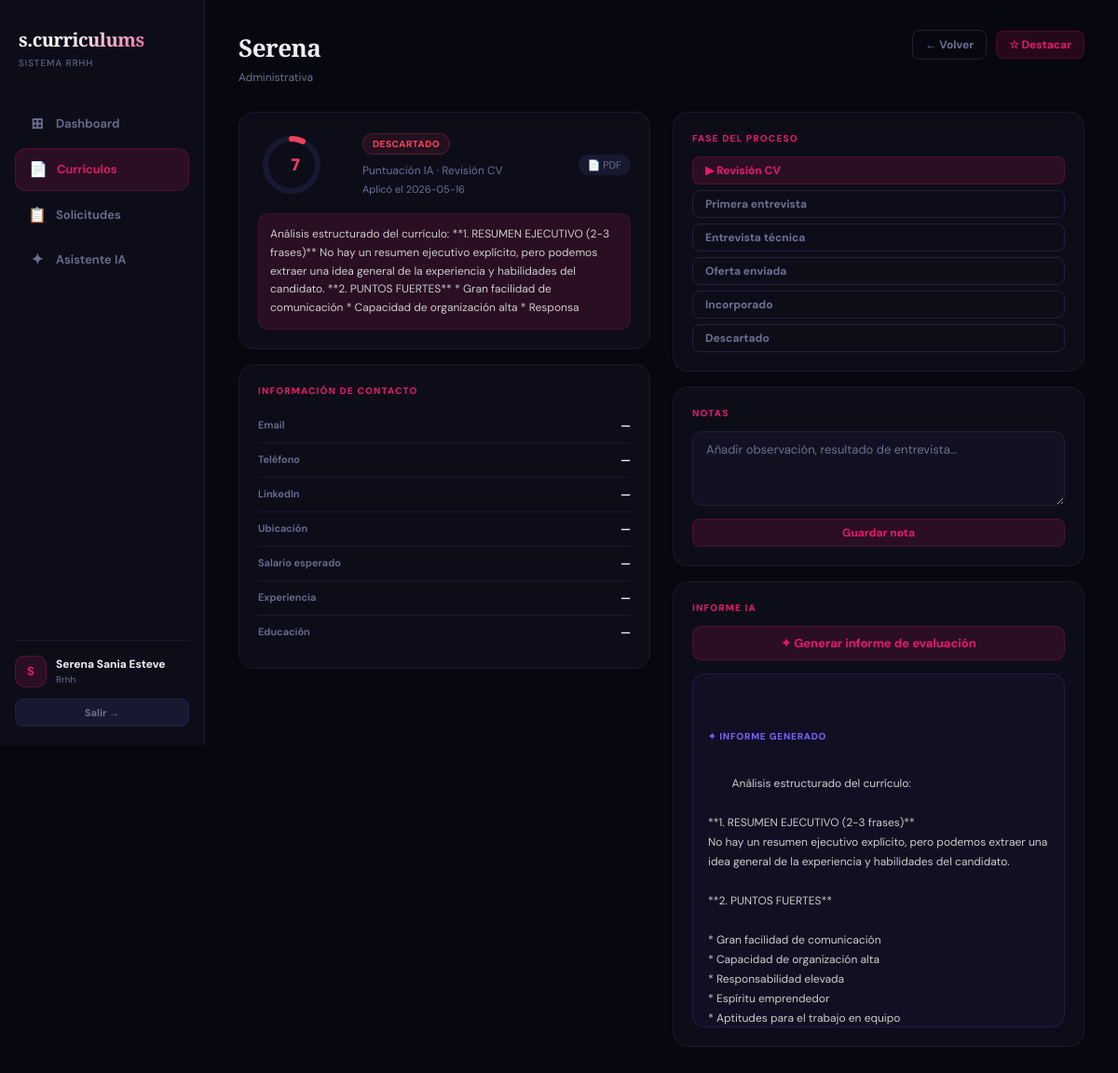
The app's page /curriculos/8 (signed in) with its own data.
### tables this page shows
CREATE TABLE candidates (
        id INTEGER PRIMARY KEY AUTOINCREMENT,
        user_id INTEGER NOT NULL,
        name TEXT NOT NULL,
        position TEXT NOT NULL,
        email TEXT,
        phone TEXT,
        linkedin TEXT,
        location TEXT,
        salary TEXT,
        experience TEXT,
        education TEXT,
        skills TEXT,
        summary TEXT,
        score INTEGER DEFAULT 0,
        status TEXT DEFAULT 'revisar',
        phase TEXT DEFAULT 'Revisión CV',
        notes TEXT DEFAULT '',
        starred INTEGER DEFAULT 0,
        pdf_path TEXT,
        ai_report TEXT,
        applied_date TEXT DEFAULT CURRENT_DATE,
        created_at TEXT DEFAULT CURRENT_TIMESTAMP,
        FOREIGN KEY(user_id) REFERENCES users(id)
    );

### app.py (the view)
@app.route("/curriculos/<int:cv_id>")
@login_required
def cv_detail(cv_id):
    conn = get_db()
    cv = conn.execute("SELECT * FROM candidates WHERE id=? AND user_id=?",
                      (cv_id, session["user_id"])).fetchone()
    conn.close()
    if not cv:
        return redirect(url_for("curriculos"))
    return render_template("cv_detail.html", cv=cv)

### app.py (called while the page is built)
def get_db():
    conn = sqlite3.connect(DB_PATH)
    conn.row_factory = sqlite3.Row
    return conn

def login_required(f):
    @wraps(f)
    def decorated(*args, **kwargs):
        if "user_id" not in session:
            return redirect(url_for("login"))
        return f(*args, **kwargs)
    return decorated

### templates/cv_detail.html (shortened to what this page needs)
{% extends "base.html" %}
{% block page_title %}{{ cv.name }}{% endblock %}
{% block page_sub %}{{ cv.position }}{% endblock %}
{% block top_actions %}
  <a href="{{ url_for('curriculos') }}" class="btn btn-muted btn-sm">← Volver</a>
  <button class="btn btn-ghost btn-sm" onclick="toggleStar()" id="starBtn">
    {% if cv.starred %}★ Destacado{% else %}☆ Destacar{% endif %}
  </button>
{% endblock %}
{% block content %}
<div class="grid-2" style="gap:24px;align-items:start">
  <div>
    <div class="card" style="margin-bottom:16px">
      <div style="display:flex;gap:20px;align-items:center">
        {% set sc = "#00C48C" if cv.score >= 80 else "#F5A623" if cv.score >= 60 else "#FF4060" %}
        <svg width="72" height="72" style="flex-shrink:0;transform:rotate(-90deg)">
          <circle cx="36" cy="36" r="28" fill="none" stroke="var(--faint)" stroke-width="6"/>
          <circle cx="36" cy="36" r="28" fill="none" stroke="{{ sc }}" stroke-width="6"
            stroke-dasharray="{{ (cv.score/100)*175.9 }} 175.9" stroke-linecap="round"/>
        </svg>
        <div style="position:relative;margin-left:-88px;width:72px;text-align:center">
          <div style="font-size:18px;font-weight:900;color:{{ sc }};line-height:72px">{{ cv.score }}</div>
        </div>
        <div style="margin-left:16px">
          <span class="badge badge-{{ cv.status }}" style="margin-bottom:8px;display:inline-block">{{ cv.status }}</span>
          <div style="font-size:12px;color:var(--muted)">Puntuación IA · {{ cv.phase }}</div>
          <div style="font-size:11px;color:var(--muted);margin-top:3px">Aplicó el {{ cv.applied_date }}</div>
        </div>
        {% if cv.pdf_path %}
        <span style="margin-left:auto;font-size:11px;color:var(--muted);background:var(--faint);padding:3px 10px;border-radius:20px">📄 PDF</span>
        {% endif %}
      </div>
      {% if cv.summary %}
      <div style="margin-top:16px;background:var(--pink-dim);border:1px solid #E8186D20;border-radius:10px;padding:12px;font-size:12px;color:#ccc;line-height:1.65">
        {{ cv.summary }}
      </div>
      {% endif %}
    </div>
    <div class="card" style="margin-bottom:16px">
      <div class="section-label" style="margin-top:0">Información de contacto</div>
      <div class="detail-row"><span class="detail-row-label">Email</span><span class="detail-row-value">{{ cv.email or '—' }}</span></div>
      <div class="detail-row"><span class="detail-row-label">Teléfono</span><span class="detail-row-value">{{ cv.phone or '—' }}</span></div>
      <div class="detail-row"><span class="detail-row-label">LinkedIn</span><span class="detail-row-value">{{ cv.linkedin or '—' }}</span></div>
      <div class="detail-row"><span class="detail-row-label">Ubicación</span><span class="detail-row-value">{{ cv.location or '—' }}</span></div>
      <div class="detail-row"><span class="detail-row-label">Salario esperado</span><span class="detail-row-value">{{ cv.salary or '—' }}</span></div>
      <div class="detail-row"><span class="detail-row-label">Experiencia</span><span class="detail-row-value">{{ cv.experience or '—' }}</span></div>
      <div class="detail-row" style="border:none"><span class="detail-row-label">Educación</span><span class="detail-row-value">{{ cv.education or '—' }}</span></div>
    </div>
  </div>
  <div>
    <div class="card" style="margin-bottom:16px">
      <div class="section-label" style="margin-top:0">Fase del proceso</div>
      <div style="display:flex;flex-direction:column;gap:6px">
        {% set phases = ["Revisión CV","Primera entrevista","Entrevista técnica","Oferta enviada","Incorporado","Descartado"] %}
        {% for phase in phases %}
        <button onclick="changePhase('{{ phase }}')"
          class="btn {% if cv.phase == phase %}btn-ghost{% else %}btn-muted{% endif %} btn-sm"
          style="text-align:left;justify-content:flex-start">
          {% if cv.phase == phase %}▶ {% endif %}{{ phase }}
        </button>
        {% endfor %}
      </div>
    </div>
    <div class="card" style="margin-bottom:16px">
      <div class="section-label" style="margin-top:0">Notas</div>
      <textarea id="noteText" class="form-control" rows="3" placeholder="Añadir observación, resultado de entrevista…">{{ cv.notes or '' }}</textarea>
      <button onclick="saveNote()" class="btn btn-ghost btn-sm btn-full" style="margin-top:8px">Guardar nota</button>
    </div>
    <div class="card">
      <div class="section-label" style="margin-top:0">Informe IA</div>
      <button id="reportBtn" onclick="generateReport()" class="btn btn-ghost btn-full">
        ✦ Generar informe de evaluación
      </button>
      {% if cv.ai_report %}
      <div class="ai-box" style="margin-top:14px">
        <div class="ai-box-label">✦ Informe generado</div>
        {{ cv.ai_report }}
      </div>
      {% else %}
      <div id="aiReportBox" style="display:none" class="ai-box">
        <div class="ai-box-label">✦ Informe IA</div>
        <div id="aiReportText"></div>
      </div>
      {% endif %}
    </div>
  </div>
</div>
{% endblock %}

### static/css/main.css (style rules this page uses)
:root { --bg: #07070f; --surface: #0d0d1a; --surface2: #111122; --border: #181830; --border2: #20203a; --pink: #E8186D; --pink-dim: #E8186D22; --green: #00C48C; --yellow: #F5A623; --red: #FF4060; --purple: #7B61FF; --blue: #38BDF8; --text: #eef0f6; --muted: #6b7090; --faint: #181830; }
* { margin: 0; padding: 0; box-sizing: border-box; }
body { background: var(--bg); color: var(--text); font-family: 'DM Sans', sans-serif; font-size: 14px; line-height: 1.5; -webkit-font-smoothing: antialiased; }
.card { background: var(--surface); border: 1px solid var(--border); border-radius: 16px; padding: 20px; transition: border-color 0.2s; }
.grid-2 { display: grid; grid-template-columns: 1fr 1fr; gap: 16px; }
.badge { display: inline-flex; align-items: center; padding: 3px 10px; border-radius: 20px; font-size: 10px; font-weight: 800; letter-spacing: 0.5px; text-transform: uppercase; white-space: nowrap; }
.badge-descartado { background: #FF406018; color: var(--red); border: 1px solid #FF406030; }
.btn { display: inline-flex; align-items: center; justify-content: center; gap: 6px; padding: 9px 18px; border-radius: 10px; font-size: 13px; font-weight: 700; cursor: pointer; text-decoration: none; border: none; font-family: 'DM Sans', sans-serif; transition: opacity 0.15s, transform 0.1s; white-space: nowrap; }
.btn-ghost { background: var(--pink-dim); color: var(--pink); border: 1px solid #E8186D33; }
.btn-muted { background: transparent; color: var(--muted); border: 1px solid var(--border2); }
.btn-sm { padding: 6px 13px; font-size: 12px; border-radius: 8px; }
.btn-full { width: 100%; }
.form-control { background: var(--surface2); border: 1px solid var(--border2); border-radius: 10px; padding: 10px 14px; color: var(--text); font-size: 13px; font-family: 'DM Sans', sans-serif; outline: none; width: 100%; transition: border-color 0.15s; }
.form-control::placeholder { color: var(--muted); }
textarea.form-control { resize: vertical; min-height: 80px; }
.section-label { font-size: 10px; color: var(--pink); font-weight: 800; letter-spacing: 1.2px; text-transform: uppercase; margin: 22px 0 12px; }
.detail-row { display: flex; justify-content: space-between; align-items: flex-start; padding: 9px 0; border-bottom: 1px solid var(--border); gap: 16px; }
.detail-row-label { font-size: 11px; color: var(--muted); font-weight: 600; flex-shrink: 0; }
.detail-row-value { font-size: 12px; color: var(--text); font-weight: 700; text-align: right; }
.ai-box { background: #7B61FF0a; border: 1px solid #7B61FF25; border-radius: 14px; padding: 16px; font-size: 12px; color: #ccc; line-height: 1.75; white-space: pre-wrap; max-height: 380px; overflow-y: auto; margin-top: 14px; }
.ai-box-label { font-size: 10px; color: var(--purple); font-weight: 800; letter-spacing: 0.8px; margin-bottom: 10px; text-transform: uppercase; }

### records on screen
candidates: name "Serena", position "Administrativa", score "7", status "DESCARTADO", phase "Revisión CV", applied_date "2026-05-16", summary "Análisis estructurado del currículo: **1. RESUMEN EJECUTIVO (2-3 frases)** No hay un resumen ejecutivo explícito, pero podemos extraer una idea general de la experiencia y habilidades del candidato. **2. PUNTOS FUERTES** * Gran facilidad de comunicación * Capacidad de organización alta * Responsa", email "—", phone "—", linkedin "—", location "—", salary "—", experience "—", education "—", ai_report "Análisis estructurado del currículo: **1. RESUMEN EJECUTIVO (2-3 frases)** No hay un resumen ejecutivo explícito, pero podemos extraer una idea general de la experiencia y habilidades del candidato. **2. PUNTOS FUERTES** * Gran facilidad de comunicación * Capacidad de organización alta * Responsabilidad elevada * Espíritu emprendedor * Aptitudes para el trabajo en equipo…"

### other values on screen
{{ session.get('user_name','U')[0] }} "S"
{{ session.get('user_name','Usuario') }} "Serena Sania Esteve"
{{ session.get('user_role','rrhh') }} "Rrhh"
{{ phase }} "Revisión CV" "Primera entrevista" "Entrevista técnica" "Oferta enviada" "Incorporado" "Descartado"
